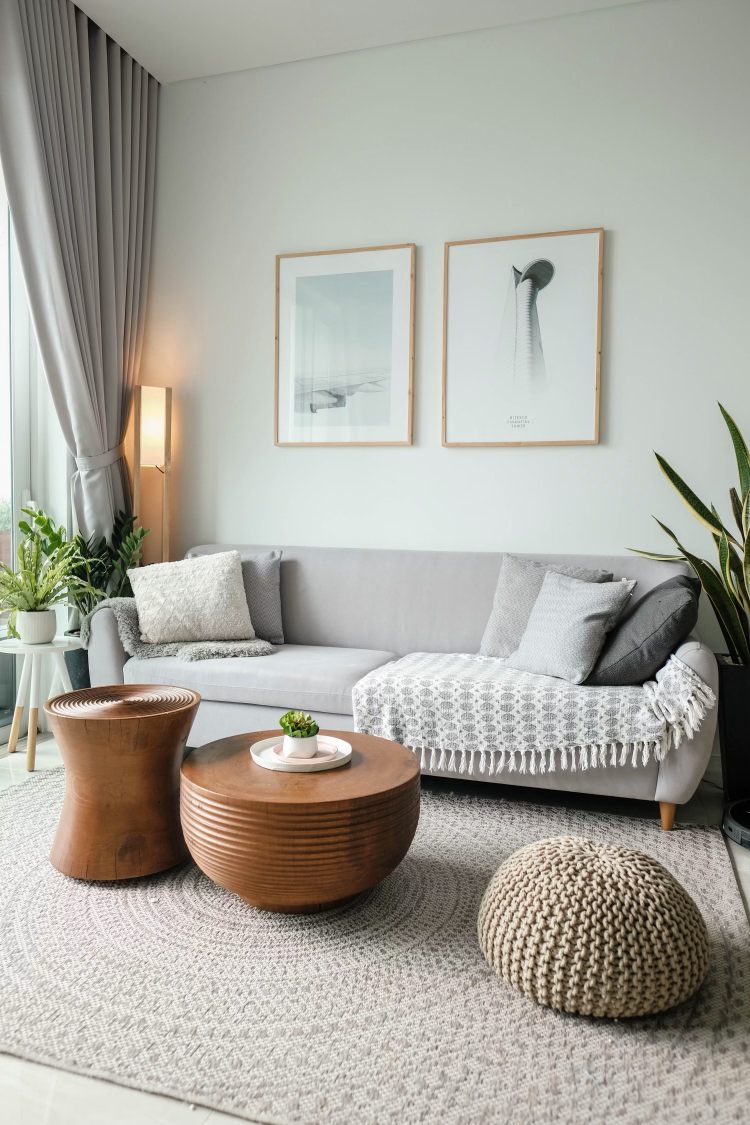
#> input picture assets/reference-photos/photo-1788627848669.jpg, 3000 x 4500 px (shown at 1/4 size)
$ python -i imgprep.py   (imports and definitions only)
#> lines starting #> are read from the running program, lines starting #| are printed output that depends on the picture
#> further down, picture is the input picture: PIL image 3000x4500 RGB; mean R, G, B 169.4, 167.3, 158.6
"""Image preparation: fill a 9:16 canvas, subtle auto-enhance, draw captions."""
from __future__ import annotations

from pathlib import Path

from PIL import Image, ImageDraw, ImageEnhance, ImageFilter, ImageFont, ImageOps

FONT_BOLD = "/usr/share/fonts/truetype/dejavu/DejaVuSans-Bold.ttf"
FONT_REG = "/usr/share/fonts/truetype/dejavu/DejaVuSans.ttf"


# [27 lines left out: functions _font, fit_to_canvas, not called in this run]


def auto_enhance(img: Image.Image) -> Image.Image:
    """Subtle, realistic brightening/contrast/sharpening -- not an artificial look."""
    img = ImageOps.autocontrast(img, cutoff=1)
    img = ImageEnhance.Color(img).enhance(1.08)
    img = ImageEnhance.Brightness(img).enhance(1.04)
    img = ImageEnhance.Contrast(img).enhance(1.05)
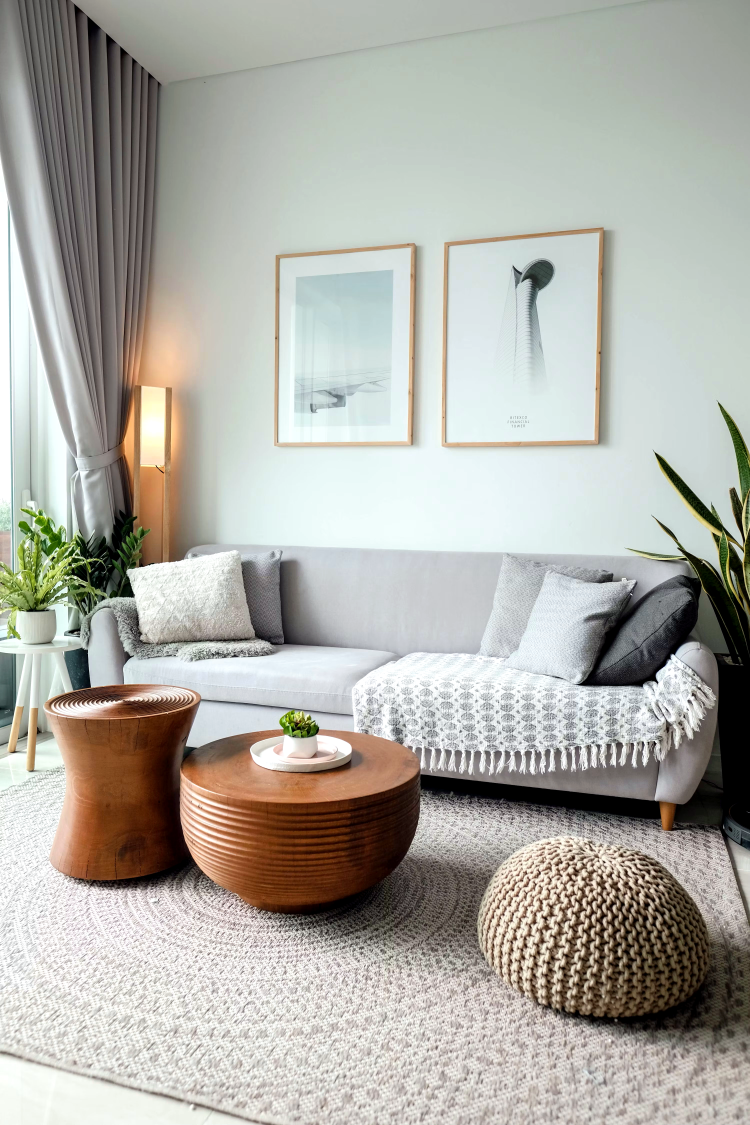
#> img: PIL image 3000x4500 RGB (shown at 1/4 size); mean R, G, B 174.6, 173.3, 166
    img = img.filter(ImageFilter.UnsharpMask(radius=2, percent=60, threshold=3))
    return img


# [65 lines left out: functions draw_caption, build_end_card, _draw_centered, load_prepared_frame, not called in this run]

>>> from PIL import Image
>>> picture = Image.open('../assets/reference-photos/photo-1788627848669.jpg')
>>> result = auto_enhance(picture)
